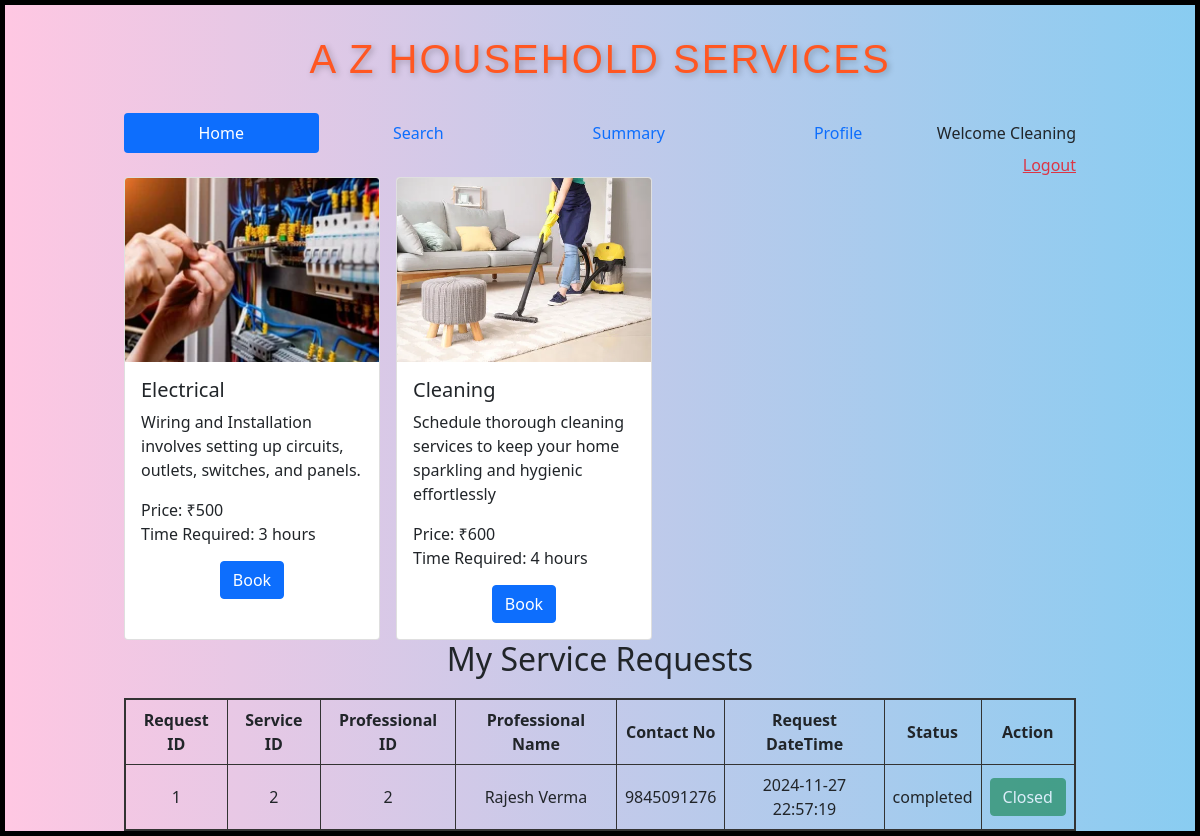
The app's page /customer/Cleaning/2, older data.
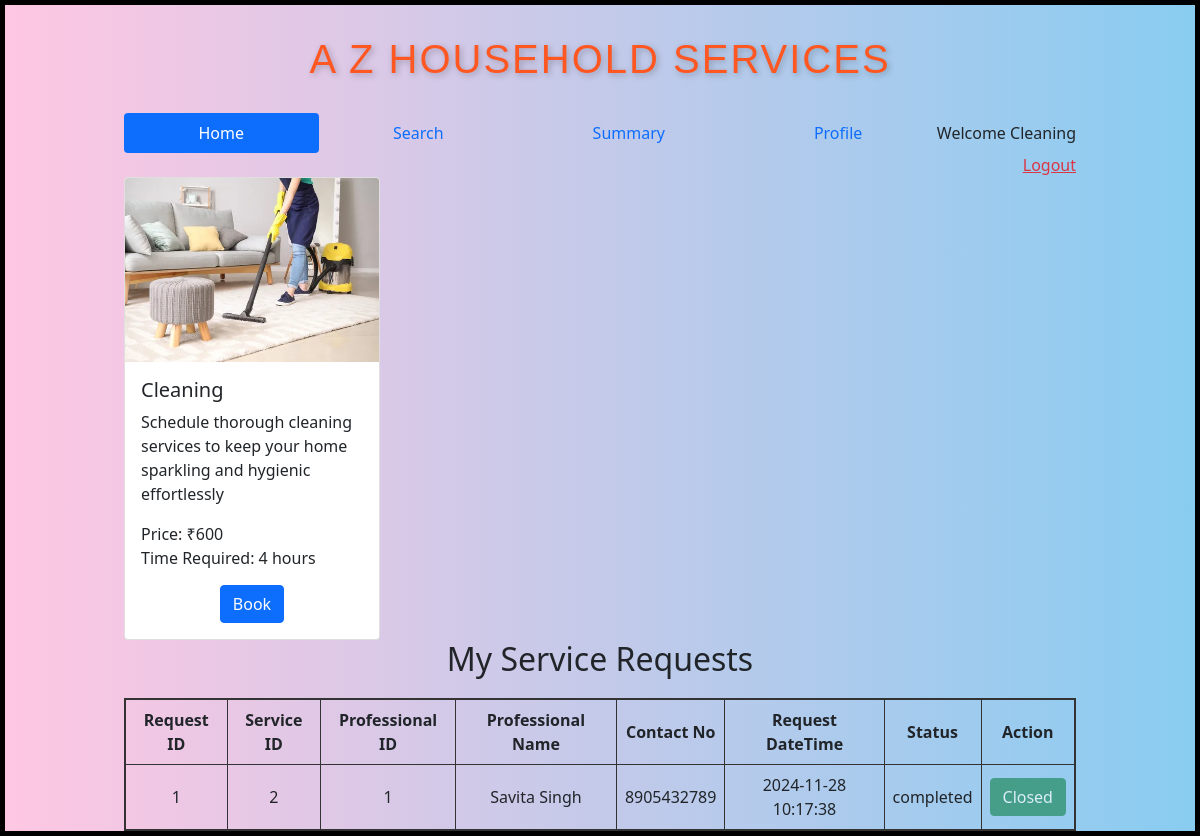
The same page, newer data.
### backend/models.py (models this page shows)
class Service(db.Model):
    __tablename="service"
    id=db.Column(db.Integer,primary_key=True)
    name=db.Column(db.String,unique=True,nullable=False)
    price=db.Column(db.Integer,nullable=False)
    descrip=db.Column(db.String,nullable=False)
    time_required=db.Column(db.Integer,nullable=False)
    image_path = db.Column(db.String(200), nullable=True)
    service_r=db.relationship("ServiceRequest",cascade="all,delete",backref="service",lazy=True)

class ServiceRequest(db.Model):
    __tablename="service_request"
    id=db.Column(db.Integer,primary_key=True)
    service_id = db.Column(db.Integer, db.ForeignKey("service.id"), nullable=False)
    customer_id = db.Column(db.Integer, db.ForeignKey("user_info.id"), nullable=False)
    proff_id = db.Column(db.Integer, db.ForeignKey("service_prof.id"), nullable=False)
    request_date=db.Column(db.DateTime,nullable=False)
    done_date=db.Column(db.DateTime,nullable=True)
    status=db.Column(db.String,default="requested")
    rating=db.Column(db.Integer,default=0)
    feedback=db.Column(db.String,nullable=True)

class ServiceProf(db.Model):
    __tablename__="service_prof"
    id=db.Column(db.Integer,primary_key=True)
    email=db.Column(db.String,unique=True,nullable=False)
    password=db.Column(db.String,nullable=False)
    full_name=db.Column(db.String,nullable=False)
    phone_no=db.Column(db.String,nullable=False)
    experience=db.Column(db.Integer,default=0)
    service_name=db.Column(db.String,nullable=False)
    address=db.Column(db.String,nullable=False)
    pincode=db.Column(db.Integer,nullable=False)
    resume_path = db.Column(db.String, nullable=True)
    status=db.Column(db.String,default="available")
    approv_status=db.Column(db.String,default="pending")
    rating=db.Column(db.Integer,default=0)
    service_requests=db.relationship("ServiceRequest",cascade="all,delete",backref="service_prof",lazy=True)

### backend/controllers.py (the view)
@app.route("/customer/<name>/<id>")
def customer_dashboard(name,id):
    user = UserInfo.query.filter_by(id=id).first()
    service=get_services()
    service_requests = user.service_req if user else []
    return render_template("customer_dashboard.html",id=id,name=name,service=service,service_requests=service_requests)

### backend/controllers.py (called while the page is built)
def get_services():
    services=Service.query.all()
    return services

### templates/customer_dashboard.html
{% extends "user_layout.html" %}
{% block content %}
<div class="d-flex flex-wrap justify-content-start gap-3">
    {% if service %}
        {% for s in service %}
        <div class="card" style="width: 16rem; flex: 0 0 auto;">
            <img src="{{ url_for('static', filename=s.image_path) }}" class="card-img-top" alt="{{ s.name }}" style="object-fit: cover; width: 100%; height: 184px;">
            <div class="card-body">
                <h5 class="card-title">{{ s.name }}</h5>
                <p class="card-text">{{ s.descrip }}</p>
                <h7 class="card-title">Price: ₹{{ s.price }}</h7><br>
                <h7 class="card-title">Time Required: {{ s.time_required }} hours</h7><br>
                <div class="center"><a href="/customer/book/{{ name }}/{{ id }}/{{s.name}}" type="submit" class="btn btn-primary">Book</a></div>
            </div>
        </div>
        {% endfor %}
    {% else %}
        <h3 class="text-center">Sorry, no services available!!!</h3>
    {% endif %}
</div>
<h2 style="text-align: center; margin-bottom: 20px;">My Service Requests</h2>
    {% if service_requests %}
    <table style="width: 100%; border-collapse: collapse; border: 2px solid #333;">
        <thead>
            <tr>
                <th style="border: 1px solid #333; padding: 8px; text-align: center;">Request ID</th>
                <th style="border: 1px solid #333; padding: 8px; text-align: center;">Service ID</th>
                <th style="border: 1px solid #333; padding: 8px; text-align: center;">Professional ID</th>
                <th style="border: 1px solid #333; padding: 8px; text-align: center;">Professional Name</th>
                <th style="border: 1px solid #333; padding: 8px; text-align: center;">Contact No</th>
                <th style="border: 1px solid #333; padding: 8px; text-align: center;">Request DateTime</th>
                <th style="border: 1px solid #333; padding: 8px; text-align: center;">Status</th>
                <th style="border: 1px solid #333; padding: 8px; text-align: center;">Action</th>
            </tr>
        </thead>
        <tbody>
            {% for request in service_requests %}
            <tr>
                <td style="border: 1px solid #333; padding: 8px; text-align: center;">{{ request.id }}</td>
                <td style="border: 1px solid #333; padding: 8px; text-align: center;">{{ request.service_id }}</td>
                <td style="border: 1px solid #333; padding: 8px; text-align: center;">{{ request.proff_id }}</td>
                <td style="border: 1px solid #333; padding: 8px; text-align: center;">{{ request.service_prof.full_name }}</td>
                <td style="border: 1px solid #333; padding: 8px; text-align: center;">{{ request.service_prof.phone_no }}</td>
                <td style="border: 1px solid #333; padding: 8px; text-align: center;">{{ request.request_date.strftime('%Y-%m-%d %H:%M:%S') }}</td>
                <td style="border: 1px solid #333; padding: 8px; text-align: center;">{{ request.status }}</td>
                <td style="border: 1px solid #333; padding: 8px; text-align: center;">
                    {% if request.status == "requested" %}
                        <button type="button" class="btn btn-success" disabled>Requested</button>
                    {% elif request.status == "rejected" %}
                        <button type="button" class="btn btn-danger" disabled>Rejected</button>
                    {% else %}
                        {% if request.status == "completed" %}
                            <button type="button" class="btn btn-success" disabled>Closed</button>
                        {%else%}
                            <a href="/close_request/{{ name }}/{{ id }}/{{request.id}}" type="button" class="btn btn-warning">Close It?</a>
                        {% endif %}
                    {% endif %}
                </td>
            </tr>
            {% endfor %}
        </tbody>
    </table>
    {% else %}
        <h3>No service requests found.</h3>
    {% endif %}
{% endblock %}

### templates/user_layout.html (shortened to what this page needs)
<!DOCTYPE html>
<html>
    <head>
        <link rel="stylesheet" href="/static/styles/main.css">
        <link href="https://cdn.jsdelivr.net/npm/bootstrap@5.0.2/dist/css/bootstrap.min.css" rel="stylesheet">
    </head>
    <body>
        <div class="my_container2">
            <div class="heading" ><h1>A Z HOUSEHOLD SERVICES</h1></div>
            <div class="my_panel">
                <nav class="nav nav-pills flex-column flex-sm-row">
                    <a class="flex-sm-fill text-sm-center nav-link active" aria-current="page" href="#">Home</a>
                    <a class="flex-sm-fill text-sm-center nav-link" href="/customer/search/{{name}}/{{id}}">Search</a>
                    <a class="flex-sm-fill text-sm-center nav-link" href="/customer/summary/{{name}}/{{id}}">Summary</a>
                    <a class="flex-sm-fill text-sm-center nav-link" href="/edit_customer_profile/{{name}}/{{id}}">Profile</a>
                    <span class="navbar-text">
                        Welcome {{ name}}
                    </span>
                  </nav>
        <div style="text-align:right;"><a href="/login" class="link-danger">Logout</a></div>
        {%block content%}
        {%endblock%}
            </div>
        </div>
    </body>
</html>

### static/styles/main.css (style rules this page uses)
* { margin-top: 0px; }
body { background: linear-gradient(to right, hsl(331, 100%, 89%), hsl(201, 79%, 74%)); margin: 0; padding: 0; font-family: 'Poppins', sans-serif; }
.my_container2 { border: 5px solid black; }
.my_panel { width:80%; margin: auto; height: auto; border:100px black; }
.center { margin-top:15px; text-align:center; color: black; }
.heading { text-align: center; font-family: 'Poppins', sans-serif; font-size: 3rem; font-weight: 700; color: #FF5722; margin: 30px 0; text-shadow: 2px 2px 6px rgba(0, 0, 0, 0.25); letter-spacing: 2px; }

Row changes from the older to the newer data that the page shows:
removed Service: image_path (picture), name "Electrical", descrip "Wiring and Installation involves setting up circuits, outlets, switches, and panels.", price "500", time_required "3"
changed ServiceRequest "completed": proff_id "2" → "1"; service_prof.full_name "Rajesh Verma" → "Savita Singh"; service_prof.phone_no "9845091276" → "8905432789"; request_date "2024-11-27 22:57:19" → "2024-11-28 10:17:38"
